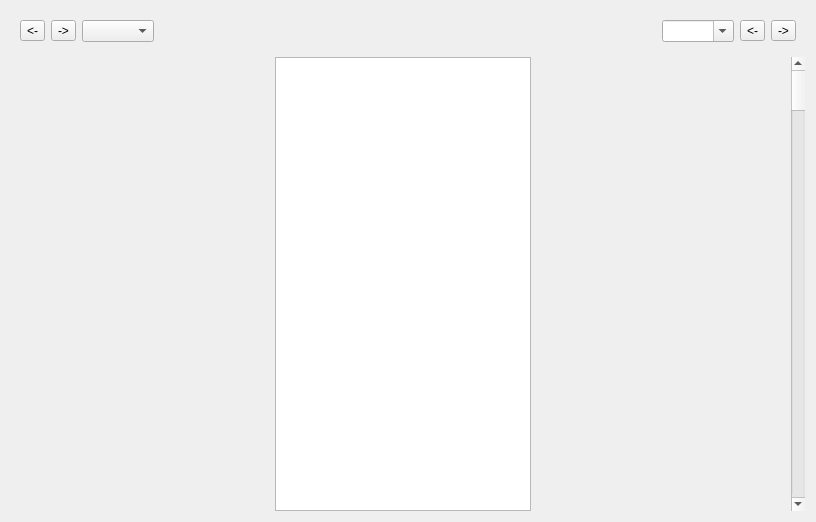
<?xml version="1.0" encoding="UTF-8"?>
<ui version="4.0">
 <class>WritingZone</class>
 <widget class="QWidget" name="WritingZone">
  <property name="geometry">
   <rect>
    <x>0</x>
    <y>0</y>
    <width>816</width>
    <height>522</height>
   </rect>
  </property>
  <property name="windowTitle">
   <string>Form</string>
  </property>
  <layout class="QVBoxLayout" name="verticalLayout">
   <item>
    <widget class="QWidget" name="widget" native="true">
     <property name="maximumSize">
      <size>
       <width>16777215</width>
       <height>40</height>
      </size>
     </property>
     <layout class="QHBoxLayout" name="horizontalLayout_4">
      <item>
       <layout class="QHBoxLayout" name="horizontalLayout_2">
        <item>
         <widget class="QToolButton" name="historyPreviousToolButton">
          <property name="text">
           <string>&lt;-</string>
          </property>
         </widget>
        </item>
        <item>
         <widget class="QToolButton" name="historyNextToolButton">
          <property name="text">
           <string>-&gt;</string>
          </property>
         </widget>
        </item>
        <item>
         <widget class="QComboBox" name="browserComboBox"/>
        </item>
       </layout>
      </item>
      <item>
       <spacer name="horizontalSpacer">
        <property name="orientation">
         <enum>Qt::Horizontal</enum>
        </property>
        <property name="sizeHint" stdset="0">
         <size>
          <width>40</width>
          <height>20</height>
         </size>
        </property>
       </spacer>
      </item>
      <item>
       <layout class="QHBoxLayout" name="horizontalLayout_3">
        <item>
         <widget class="QComboBox" name="findComboBox">
          <property name="editable">
           <bool>true</bool>
          </property>
         </widget>
        </item>
        <item>
         <widget class="QToolButton" name="findPreviousToolButton">
          <property name="text">
           <string>&lt;-</string>
          </property>
         </widget>
        </item>
        <item>
         <widget class="QToolButton" name="findNextToolButton">
          <property name="text">
           <string>-&gt;</string>
          </property>
         </widget>
        </item>
       </layout>
      </item>
     </layout>
    </widget>
   </item>
   <item>
    <layout class="QHBoxLayout" name="horizontalLayout">
     <item>
      <spacer name="horizontalSpacer_2">
       <property name="orientation">
        <enum>Qt::Horizontal</enum>
       </property>
       <property name="sizeHint" stdset="0">
        <size>
         <width>40</width>
         <height>20</height>
        </size>
       </property>
      </spacer>
     </item>
     <item>
      <layout class="QVBoxLayout" name="verticalLayout_2">
       <item>
        <spacer name="verticalSpacer_2">
         <property name="orientation">
          <enum>Qt::Vertical</enum>
         </property>
         <property name="sizeHint" stdset="0">
          <size>
           <width>20</width>
           <height>40</height>
          </size>
         </property>
        </spacer>
       </item>
       <item>
        <widget class="QWidget" name="toolBar" native="true">
         <property name="minimumSize">
          <size>
           <width>20</width>
           <height>0</height>
          </size>
         </property>
        </widget>
       </item>
       <item>
        <spacer name="verticalSpacer">
         <property name="orientation">
          <enum>Qt::Vertical</enum>
         </property>
         <property name="sizeHint" stdset="0">
          <size>
           <width>20</width>
           <height>40</height>
          </size>
         </property>
        </spacer>
       </item>
      </layout>
     </item>
     <item>
      <widget class="RichTextEdit" name="richTextEdit"/>
     </item>
     <item>
      <widget class="QWidget" name="sizehandle" native="true">
       <property name="minimumSize">
        <size>
         <width>4</width>
         <height>0</height>
        </size>
       </property>
       <property name="cursor">
        <cursorShape>SizeHorCursor</cursorShape>
       </property>
       <property name="mouseTracking">
        <bool>true</bool>
       </property>
       <property name="locale">
        <locale language="English" country="UnitedStates"/>
       </property>
      </widget>
     </item>
     <item>
      <spacer name="horizontalSpacer_3">
       <property name="orientation">
        <enum>Qt::Horizontal</enum>
       </property>
       <property name="sizeHint" stdset="0">
        <size>
         <width>40</width>
         <height>20</height>
        </size>
       </property>
      </spacer>
     </item>
     <item>
      <widget class="Minimap" name="minimap" native="true"/>
     </item>
     <item>
      <widget class="QScrollBar" name="verticalScrollBar">
       <property name="orientation">
        <enum>Qt::Vertical</enum>
       </property>
      </widget>
     </item>
    </layout>
   </item>
  </layout>
 </widget>
 <customwidgets>
  <customwidget>
   <class>RichTextEdit</class>
   <extends>QTextEdit</extends>
   <header>.rich_text_edit.h</header>
  </customwidget>
  <customwidget>
   <class>Minimap</class>
   <extends>QWidget</extends>
   <header>.minimap.h</header>
   <container>1</container>
  </customwidget>
 </customwidgets>
 <resources/>
 <connections/>
</ui>
